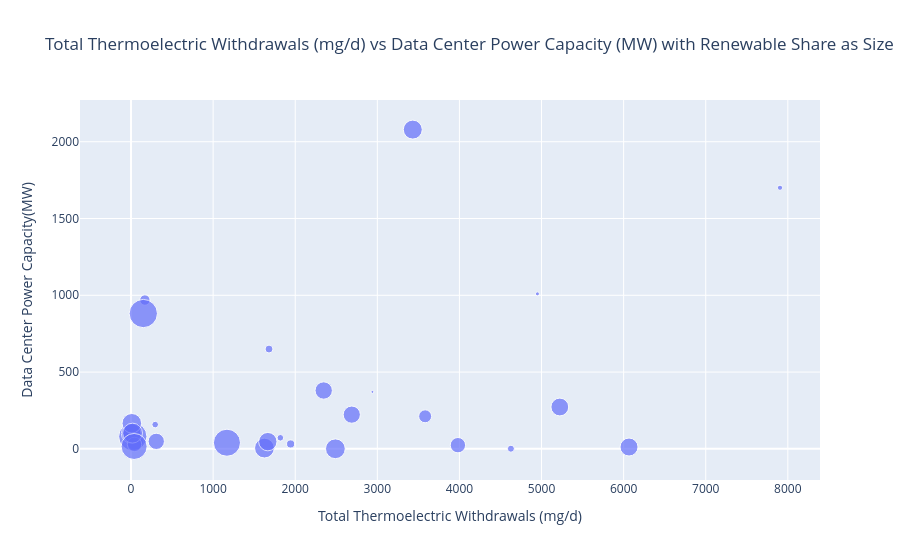

Source (notebook cell):
### Code cell
import plotly.express as px
fig = px.scatter(df_master, x ='total_wd_mgd', y = 'data_center_selected_power_mw', hover_name = 'state_or_region', 
labels = { 'total_wd_mgd' : 'Total Thermoelectric Withdrawals (mg/d)', 'data_center_selected_power_mw' : 'Data Center Power Capacity(MW)', 'renewable_share' : 'Renewable Share' }, size = 'renewable_share', size_max = 20,
title = 'Total Thermoelectric Withdrawals (mg/d) vs Data Center Power Capacity (MW) with Renewable Share as Size')
fig.write_html('../outputs/figures/Scatter_plot_3.html')    
fig.show()

### Figure 1 — Plotly figure (JSON) as saved in the notebook; plotly's stock layout.template omitted (floating-point values rounded to 4 significant figures)
{"data": [{"hovertemplate": "<b>%{hovertext}</b><br><br>Total Thermoelectric Withdrawals (mg/d)=%{x}<br>Data Center Power Capacity(MW)=%{y}<br>Renewable Share=%{marker.size}<extra></extra>", "hovertext": ["Arizona", "California", "Colorado", "Connecticut", "Delaware", "Florida", "Georgia", "Idaho", "Illinois", "Indiana", "Iowa", "Maryland", "Massachusetts", "Michigan", "Minnesota", "Missouri", "Nebraska", "Nevada", "New Jersey", "New York", "North Carolina", "Ohio", "Oklahoma", "Oregon", "Pennsylvania", "Texas", "Utah", "Virginia", "Washington", "Wisconsin"], "legendgroup": "", "marker": {"color": "#636efa", "size": [0.1351, 0.377, 0.3478, 0.08278, 1.0, 0.4047, 1.0, 0.4865, 0.01996, 0.01064, 0.05455, 0.05438, 0.2586, 0.06181, 0.4887, 0.2098, 0.9167, 0.4786, 0.422, 0.2955, 0.3965, 0.07836, 0.3333, 0.493, 0.3696, 0.03418, 0.0, 0.45, 0.8462, 0.4889], "sizemode": "area", "sizeref": 0.0025, "symbol": "circle"}, "mode": "markers", "name": "", "orientation": "v", "showlegend": false, "type": "scatter", "x": [168.7, 2347.0, 50.92, 1944.0, 21.89, 6066.0, 149.8, 2.027, 4950.0, 2940.0, 294.4, 1819.0, 42.54, 4627.0, 1625.0, 3582.0, 1168.0, 9.676, 1666.0, 3982.0, 5223.0, 1681.0, 307.6, 18.8, 2689.0, 7904.0, 49.73, 3432.0, 37.9, 2489.0], "xaxis": "x", "y": [969.0, 380.0, 45.0, 32.0, 80.0, 12.0, 881.3, 100.0, 1009.0, 371.0, 158.1, 72.0, 29.0, 1.0, 5.0, 212.0, 40.0, 166.6, 47.0, 24.0, 272.5, 650.0, 48.84, 102.5, 222.8, 1700.0, 508.1, 2079.0, 15.66, 0.5], "yaxis": "y"}], "layout": {"legend": {"itemsizing": "constant", "tracegroupgap": 0}, "title": {"text": "Total Thermoelectric Withdrawals (mg/d) vs Data Center Power Capacity (MW) with Renewable Share as Size"}, "xaxis": {"anchor": "y", "domain": [0, 1], "title": {"text": "Total Thermoelectric Withdrawals (mg/d)"}}, "yaxis": {"anchor": "x", "domain": [0, 1], "title": {"text": "Data Center Power Capacity(MW)"}}}}
